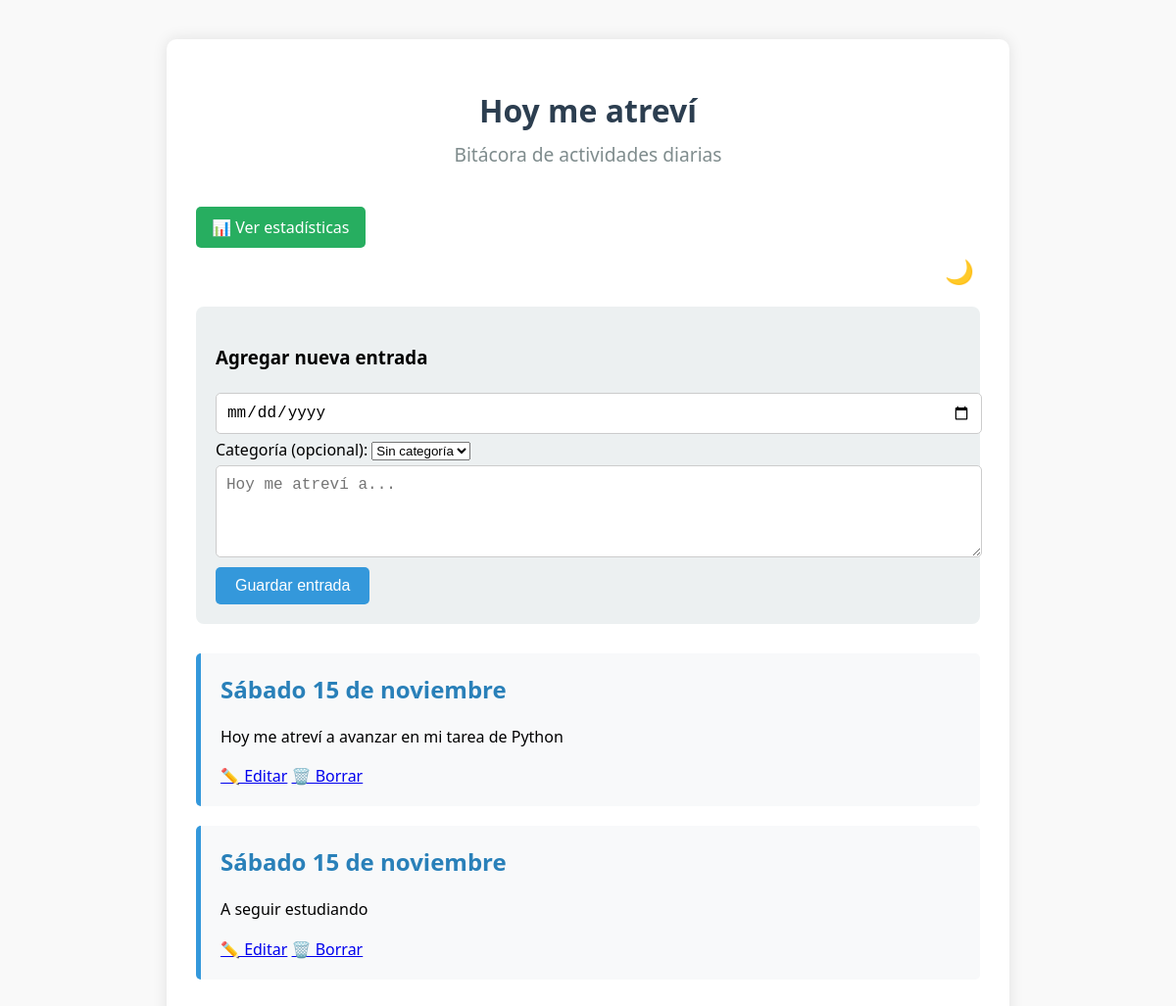
The page / on the database its author committed.
### models.py (models this page shows, shortened)
class Entrada(db.Model):
    __tablename__ = 'entradas'
    id = db.Column(db.Integer, primary_key=True)
    fecha = db.Column(db.Date, nullable=False)
    texto = db.Column(db.Text, nullable=False)
    categoria_id = db.Column(db.Integer, db.ForeignKey('categorias.id'), nullable=True)
    categoria = db.relationship('Categoria', back_populates='entradas')

### app.py (the view)
@app.route('/')
def index():
    entries = Entrada.query.order_by(Entrada.fecha.desc()).all()
    formatted_entries = []
    for e in entries:
        formatted_entries.append({
            "display_date": format_date_for_display(e.fecha.isoformat()),
            "text": e.texto,
            "raw_date": e.fecha.isoformat(),
            "id": e.id,
            "categoria": e.categoria.nombre if e.categoria else "Sin categoría"
        })
    categorias = Categoria.query.all()
    return render_template('index.html', entries=formatted_entries, title="Hoy me atreví", categorias=categorias)

### app.py (called while the page is built)
def format_date_for_display(date_str):
    try:
        d = datetime.strptime(date_str, "%Y-%m-%d")
        dias = ["Lunes", "Martes", "Miércoles", "Jueves", "Viernes", "Sábado", "Domingo"]
        meses = [
            "enero", "febrero", "marzo", "abril", "mayo", "junio",
            "julio", "agosto", "septiembre", "octubre", "noviembre", "diciembre"
        ]
        dia_semana = dias[d.weekday()]
        dia = d.day
        mes = meses[d.month - 1]
        return f"{dia_semana} {dia} de {mes}"
    except:
        return date_str

### templates/index.html (shortened to what this page needs)
<!DOCTYPE html>
<!DOCTYPE html>
<html lang="es">
<head>
</head>
<body>
    <div class="container">
        <h1>{{ title }}</h1>
        <h2 class="subtitle">Bitácora de actividades diarias</h2>
        <a href="{{ url_for('stats') }}" class="btn">📊 Ver estadísticas</a>
        <div style="text-align: right; margin-bottom: 20px;">
            <button id="theme-toggle" style="background: none; border: none; font-size: 1.5em; cursor: pointer;">🌙</button>
        </div>
        <div class="form-container">
            <h3>Agregar nueva entrada</h3>
            <form method="POST" action="/add">
                <input type="date" name="date" required>
                <label for="categoria_id">Categoría (opcional):</label>
<select name="categoria_id" id="categoria_id">
    <option value="">Sin categoría</option>
</select>
                <textarea name="text" rows="4" placeholder="Hoy me atreví a..." required></textarea>
                <button type="submit">Guardar entrada</button>
            </form>
        </div>
        {% for entry in entries %}
        <div class="entry">
            <h2>{{ entry.display_date }}</h2>
            <p>{{ entry.text }}</p>
            <div class="entry-actions">
                <a href="{{ url_for('edit_entry', entry_id=entry.id) }}">✏️ Editar</a>
                <a href="{{ url_for('delete_entry', entry_id=entry.id) }}"
                onclick="return confirm('¿Seguro que quieres borrar esta entrada?')">🗑️ Borrar</a>
            </div>
        </div>
        {% endfor %}
    </div>
</body>
</html>

### templates/index.html (style rules this page uses)
body { font-family: 'Segoe UI', Tahoma, Geneva, Verdana, sans-serif; background: #f9f9f9; padding: 20px; margin: 0; }
.container { max-width: 800px; margin: 20px auto; background: white; padding: 30px; border-radius: 10px; box-shadow: 0 0 15px rgba(0,0,0,0.1); }
h1 { text-align: center; color: #2c3e50; margin-bottom: 20px; }
.form-container { background: #ecf0f1; padding: 20px; border-radius: 8px; margin-bottom: 30px; }
.form-container input, .form-container textarea { width: 100%; padding: 10px; margin: 5px 0; border: 1px solid #ccc; border-radius: 5px; font-size: 16px; }
.form-container button { background: #3498db; color: white; padding: 10px 20px; border: none; border-radius: 5px; cursor: pointer; font-size: 16px; }
.entry { background: #f8f9fa; padding: 20px; margin-bottom: 20px; border-left: 5px solid #3498db; border-radius: 5px; }
.entry h2 { color: #2980b9; margin-top: 0; }
.entry p { line-height: 1.6; }
.subtitle { text-align: center; color: #7f8c8d; margin-top: -10px; margin-bottom: 30px; font-weight: normal; font-size: 1.2em; }
.btn { display: inline-block; background: #27ae60; color: white; padding: 10px 16px; text-decoration: none; border-radius: 5px; margin: 10px 0; transition: background 0.3s; }

### rows shown on the page
Entrada: display_date "Sábado 15 de noviembre", text "Hoy me atreví a avanzar en mi tarea de Python"
Entrada: text "A seguir estudiando"

### other values the page prints
{{ title }} "Hoy me atreví"
{{ entry.display_date }} "Sábado 15 de noviembre"
